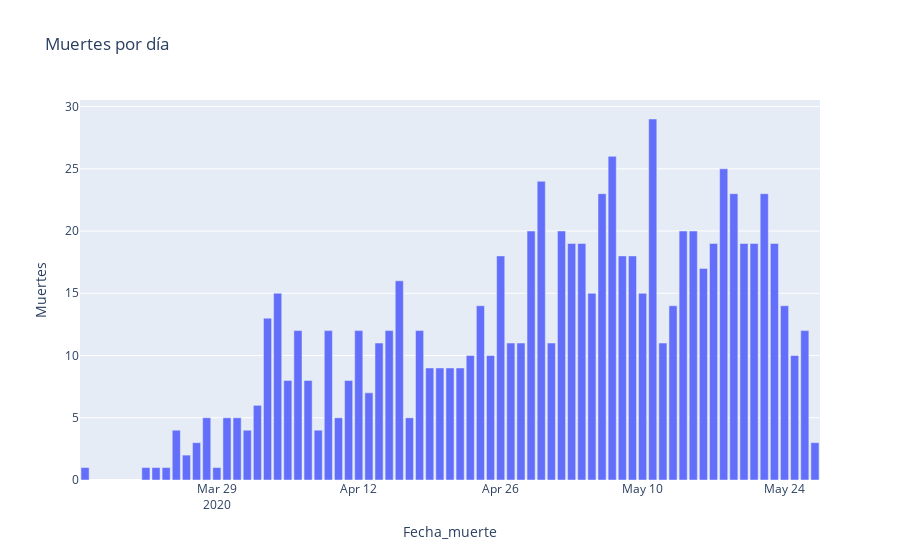

Notebook code cell kept with this figure:
### Code cell
#Deaths per day
Deaths=df.groupby('Fecha_muerte')['ID_caso'].count().to_frame().reset_index().rename({'ID_caso':'Muertes'},axis='columns')
figure3=px.bar(Deaths, x='Fecha_muerte',y='Muertes',title='Muertes por día')
figure3.show()

### Figure 1 — Plotly figure (JSON) as saved in the notebook; plotly's stock layout.template omitted (floating-point values rounded to 4 significant figures)
{"data": [{"alignmentgroup": "True", "hovertemplate": "Fecha_muerte=%{x}<br>Muertes=%{y}<extra></extra>", "legendgroup": "", "marker": {"color": "#636efa"}, "name": "", "offsetgroup": "", "orientation": "v", "showlegend": false, "textposition": "auto", "type": "bar", "x": ["2020-03-16T00:00:00", "2020-03-22T00:00:00", "2020-03-23T00:00:00", "2020-03-24T00:00:00", "2020-03-25T00:00:00", "2020-03-26T00:00:00", "2020-03-27T00:00:00", "2020-03-28T00:00:00", "2020-03-29T00:00:00", "2020-03-30T00:00:00", "2020-03-31T00:00:00", "2020-04-01T00:00:00", "2020-04-02T00:00:00", "2020-04-03T00:00:00", "2020-04-04T00:00:00", "2020-04-05T00:00:00", "2020-04-06T00:00:00", "2020-04-07T00:00:00", "2020-04-08T00:00:00", "2020-04-09T00:00:00", "2020-04-10T00:00:00", "2020-04-11T00:00:00", "2020-04-12T00:00:00", "2020-04-13T00:00:00", "2020-04-14T00:00:00", "2020-04-15T00:00:00", "2020-04-16T00:00:00", "2020-04-17T00:00:00", "2020-04-18T00:00:00", "2020-04-19T00:00:00", "2020-04-20T00:00:00", "2020-04-21T00:00:00", "2020-04-22T00:00:00", "2020-04-23T00:00:00", "2020-04-24T00:00:00", "2020-04-25T00:00:00", "2020-04-26T00:00:00", "2020-04-27T00:00:00", "2020-04-28T00:00:00", "2020-04-29T00:00:00", "2020-04-30T00:00:00", "2020-05-01T00:00:00", "2020-05-02T00:00:00", "2020-05-03T00:00:00", "2020-05-04T00:00:00", "2020-05-05T00:00:00", "2020-05-06T00:00:00", "2020-05-07T00:00:00", "2020-05-08T00:00:00", "2020-05-09T00:00:00", "2020-05-10T00:00:00", "2020-05-11T00:00:00", "2020-05-12T00:00:00", "2020-05-13T00:00:00", "2020-05-14T00:00:00", "2020-05-15T00:00:00", "2020-05-16T00:00:00", "2020-05-17T00:00:00", "2020-05-18T00:00:00", "2020-05-19T00:00:00", "2020-05-20T00:00:00", "2020-05-21T00:00:00", "2020-05-22T00:00:00", "2020-05-23T00:00:00", "2020-05-24T00:00:00", "2020-05-25T00:00:00", "2020-05-26T00:00:00", "2020-05-27T00:00:00"], "xaxis": "x", "y": [1, 1, 1, 1, 4, 2, 3, 5, 1, 5, 5, 4, 6, 13, 15, 8, 12, 8, 4, 12, 5, 8, 12, 7, 11, 12, 16, 5, 12, 9, 9, 9, 9, 10, 14, 10, 18, 11, 11, 20, 24, 11, 20, 19, 19, 15, 23, 26, 18, 18, 15, 29, 11, 14, 20, 20, 17, 19, 25, 23, 19, 19, 23, 19, 14, 10, 12, 3], "yaxis": "y"}], "layout": {"barmode": "relative", "legend": {"tracegroupgap": 0}, "title": {"text": "Muertes por día"}, "xaxis": {"anchor": "y", "domain": [0, 1], "title": {"text": "Fecha_muerte"}}, "yaxis": {"anchor": "x", "domain": [0, 1], "title": {"text": "Muertes"}}}}
